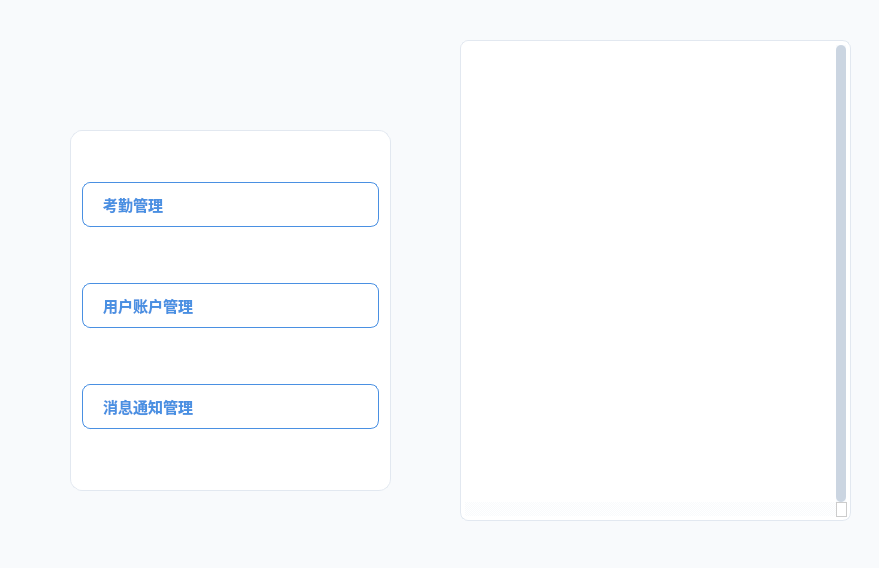
<?xml version="1.0" encoding="UTF-8"?>
<ui version="4.0">
 <class>Admin_Client</class>
 <widget class="QWidget" name="Admin_Client">
  <property name="geometry">
   <rect>
    <x>0</x>
    <y>0</y>
    <width>879</width>
    <height>568</height>
   </rect>
  </property>
  <property name="minimumSize">
   <size>
    <width>879</width>
    <height>568</height>
   </size>
  </property>
  <property name="maximumSize">
   <size>
    <width>879</width>
    <height>568</height>
   </size>
  </property>
  <property name="windowTitle">
   <string>管理后台</string>
  </property>
  <property name="styleSheet">
   <string notr="true">
/* 主窗口样式 */
QWidget {
    font-family: "Segoe UI", "Microsoft YaHei", sans-serif;
    background-color: #f8fafc;
}

/* 标签样式 */
QLabel {
    background-color: transparent;
}

/* 按钮通用样式 */
QPushButton {
    border: none;
    border-radius: 8px;
    padding: 10px;
    font-size: 14px;
    font-weight: 500;
    transition: all 0.2s ease;
}

QPushButton:hover {
    transform: translateY(-1px);
}

QPushButton:pressed {
    transform: translateY(1px);
}

/* 列表控件样式 */
QListWidget {
    background-color: white;
    border: 1px solid #e2e8f0;
    border-radius: 8px;
    padding: 4px;
    font-size: 13px;
    outline: none;
}

QListWidget::item {
    background-color: white;
    border-bottom: 1px solid #f1f5f9;
    padding: 12px;
    border-radius: 6px;
}

QListWidget::item:selected {
    background-color: #e3eef9;
    color: #2c6bb6;
    border-left: 3px solid #4a90e2;
}

QListWidget::item:hover {
    background-color: #f8fafc;
}

/* 滚动条样式 */
QScrollBar:vertical {
    border: none;
    background-color: #f1f5f9;
    width: 10px;
    margin: 0;
    border-radius: 5px;
}

QScrollBar::handle:vertical {
    background-color: #cbd5e1;
    border-radius: 5px;
    min-height: 30px;
}

QScrollBar::handle:vertical:hover {
    background-color: #94a3b8;
}

QScrollBar::add-line:vertical, QScrollBar::sub-line:vertical {
    height: 0;
}

/* 侧边栏按钮容器样式 */
#verticalLayoutWidget {
    background-color: #ffffff;
    border-radius: 12px;
    border: 1px solid #e2e8f0;
}

/* 侧边栏按钮通用样式 - 统一蓝色系 */
#verticalLayoutWidget QPushButton {
    text-align: left;
    padding-left: 20px;
    font-size: 15px;
    font-weight: 500;
    margin-bottom: 8px;
    box-shadow: 0 2px 4px rgba(0, 0, 0, 0.05);
    background-color: white;
    color: #4a90e2;
    border: 1px solid #4a90e2;
}

#verticalLayoutWidget QPushButton:hover {
    background-color: #4a90e2;
    color: white;
    border-color: #4a90e2;
}

#verticalLayoutWidget QPushButton:pressed {
    background-color: #3a7bc8;
    border-color: #3a7bc8;
}

/* 图片样式 */
QLabel[scaledContents="true"] {
    border-radius: 8px;
}

/* 管理员功能按钮特殊样式 */
#adminCheckInPushButton {
    /* 考勤管理使用默认蓝色 */
}

#adminInfoPushButton {
    /* 用户账户管理使用默认蓝色 */
}

#adminNoticePushButton {
    /* 消息通知管理使用默认蓝色 */
}
   </string>
  </property>
  <widget class="QWidget" name="verticalLayoutWidget">
   <property name="geometry">
    <rect>
     <x>70</x>
     <y>130</y>
     <width>321</width>
     <height>361</height>
    </rect>
   </property>
   <layout class="QVBoxLayout" name="verticalLayout_3">
    <property name="spacing">
     <number>8</number>
    </property>
    <property name="leftMargin">
     <number>12</number>
    </property>
    <property name="topMargin">
     <number>12</number>
    </property>
    <property name="rightMargin">
     <number>12</number>
    </property>
    <property name="bottomMargin">
     <number>12</number>
    </property>
    <item>
     <widget class="QPushButton" name="adminCheckInPushButton">
      <property name="minimumSize">
       <size>
        <width>0</width>
        <height>40</height>
       </size>
      </property>
      <property name="text">
       <string>考勤管理</string>
      </property>
     </widget>
    </item>
    <item>
     <widget class="QPushButton" name="adminInfoPushButton">
      <property name="minimumSize">
       <size>
        <width>0</width>
        <height>40</height>
       </size>
      </property>
      <property name="text">
       <string>用户账户管理</string>
      </property>
     </widget>
    </item>
    <item>
     <widget class="QPushButton" name="adminNoticePushButton">
      <property name="minimumSize">
       <size>
        <width>0</width>
        <height>40</height>
       </size>
      </property>
      <property name="text">
       <string>消息通知管理</string>
      </property>
     </widget>
    </item>
   </layout>
  </widget>
  <widget class="QLabel" name="label">
   <property name="geometry">
    <rect>
     <x>10</x>
     <y>470</y>
     <width>451</width>
     <height>61</height>
    </rect>
   </property>
   <property name="text">
    <string/>
   </property>
   <property name="pixmap">
    <pixmap resource="../resources.qrc">:/resources/icons/1注册登录e.png</pixmap>
   </property>
   <property name="scaledContents">
    <bool>true</bool>
   </property>
  </widget>
  <widget class="QListWidget" name="adminNoticeListWidget">
   <property name="geometry">
    <rect>
     <x>460</x>
     <y>40</y>
     <width>391</width>
     <height>481</height>
    </rect>
   </property>
   <property name="minimumSize">
    <size>
     <width>381</width>
     <height>0</height>
    </size>
   </property>
   <property name="verticalScrollBarPolicy">
    <enum>Qt::ScrollBarPolicy::ScrollBarAlwaysOn</enum>
   </property>
   <property name="horizontalScrollBarPolicy">
    <enum>Qt::ScrollBarPolicy::ScrollBarAlwaysOn</enum>
   </property>
   <property name="movement">
    <enum>QListView::Movement::Static</enum>
   </property>
  </widget>
  <widget class="QLabel" name="doctor_ClientPersonalName_label">
   <property name="geometry">
    <rect>
     <x>50</x>
     <y>20</y>
     <width>61</width>
     <height>101</height>
    </rect>
   </property>
   <property name="text">
    <string/>
   </property>
   <property name="pixmap">
    <pixmap resource="../resources.qrc">:/resources/icons/adminIcon.png</pixmap>
   </property>
   <property name="scaledContents">
    <bool>true</bool>
   </property>
  </widget>
 </widget>
 <resources>
  <include location="../resources.qrc"/>
 </resources>
 <connections/>
</ui>
